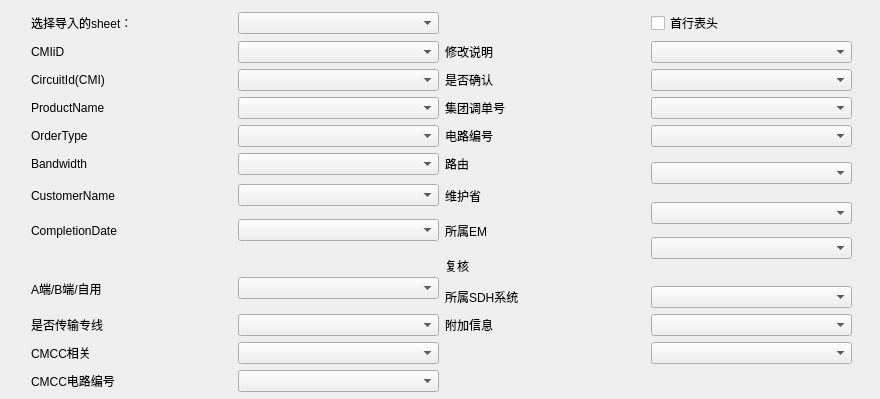
<?xml version="1.0" encoding="UTF-8"?>
<ui version="4.0">
 <class>ConfigImport</class>
 <widget class="QWidget" name="ConfigImport">
  <property name="geometry">
   <rect>
    <x>0</x>
    <y>0</y>
    <width>880</width>
    <height>399</height>
   </rect>
  </property>
  <property name="windowTitle">
   <string>Form</string>
  </property>
  <widget class="QWidget" name="">
   <property name="geometry">
    <rect>
     <x>31</x>
     <y>11</y>
     <width>821</width>
     <height>381</height>
    </rect>
   </property>
   <layout class="QGridLayout" name="gridLayout">
    <item row="0" column="0">
     <widget class="QLabel" name="label">
      <property name="text">
       <string>选择导入的sheet：</string>
      </property>
     </widget>
    </item>
    <item row="0" column="1">
     <widget class="QComboBox" name="comboBox"/>
    </item>
    <item row="1" column="0">
     <widget class="QLabel" name="label_2">
      <property name="text">
       <string>CMIiD</string>
      </property>
     </widget>
    </item>
    <item row="1" column="1">
     <widget class="QComboBox" name="comboBox_2"/>
    </item>
    <item row="1" column="2">
     <widget class="QLabel" name="label_12">
      <property name="text">
       <string>修改说明</string>
      </property>
     </widget>
    </item>
    <item row="1" column="4">
     <widget class="QComboBox" name="comboBox_11"/>
    </item>
    <item row="2" column="0">
     <widget class="QLabel" name="label_3">
      <property name="text">
       <string>CircuitId(CMI)</string>
      </property>
     </widget>
    </item>
    <item row="2" column="1">
     <widget class="QComboBox" name="comboBox_3"/>
    </item>
    <item row="2" column="2">
     <widget class="QLabel" name="label_10">
      <property name="text">
       <string>是否确认</string>
      </property>
     </widget>
    </item>
    <item row="2" column="4">
     <widget class="QComboBox" name="comboBox_12"/>
    </item>
    <item row="3" column="0">
     <widget class="QLabel" name="label_4">
      <property name="text">
       <string>ProductName</string>
      </property>
     </widget>
    </item>
    <item row="3" column="1">
     <widget class="QComboBox" name="comboBox_4"/>
    </item>
    <item row="3" column="2">
     <widget class="QLabel" name="label_13">
      <property name="text">
       <string>集团调单号</string>
      </property>
     </widget>
    </item>
    <item row="3" column="4">
     <widget class="QComboBox" name="comboBox_15"/>
    </item>
    <item row="4" column="0">
     <widget class="QLabel" name="label_5">
      <property name="text">
       <string>OrderType</string>
      </property>
     </widget>
    </item>
    <item row="4" column="1">
     <widget class="QComboBox" name="comboBox_5"/>
    </item>
    <item row="4" column="2">
     <widget class="QLabel" name="label_16">
      <property name="text">
       <string>电路编号</string>
      </property>
     </widget>
    </item>
    <item row="4" column="4">
     <widget class="QComboBox" name="comboBox_17"/>
    </item>
    <item row="5" column="0">
     <widget class="QLabel" name="label_6">
      <property name="text">
       <string>Bandwidth</string>
      </property>
     </widget>
    </item>
    <item row="5" column="1">
     <widget class="QComboBox" name="comboBox_6"/>
    </item>
    <item row="5" column="2">
     <widget class="QLabel" name="label_22">
      <property name="text">
       <string>路由</string>
      </property>
     </widget>
    </item>
    <item row="5" column="4" rowspan="2">
     <widget class="QComboBox" name="comboBox_16"/>
    </item>
    <item row="6" column="0" rowspan="2">
     <widget class="QLabel" name="label_7">
      <property name="text">
       <string>CustomerName</string>
      </property>
     </widget>
    </item>
    <item row="6" column="1" rowspan="2">
     <widget class="QComboBox" name="comboBox_7"/>
    </item>
    <item row="6" column="2" rowspan="2">
     <widget class="QLabel" name="label_18">
      <property name="text">
       <string>维护省</string>
      </property>
     </widget>
    </item>
    <item row="7" column="4" rowspan="2">
     <widget class="QComboBox" name="comboBox_21"/>
    </item>
    <item row="8" column="0" rowspan="2">
     <widget class="QLabel" name="label_8">
      <property name="text">
       <string>CompletionDate</string>
      </property>
     </widget>
    </item>
    <item row="8" column="1" rowspan="2">
     <widget class="QComboBox" name="comboBox_8"/>
    </item>
    <item row="8" column="2" rowspan="2">
     <widget class="QLabel" name="label_21">
      <property name="text">
       <string>所属EM</string>
      </property>
     </widget>
    </item>
    <item row="9" column="4" rowspan="2">
     <widget class="QComboBox" name="comboBox_20"/>
    </item>
    <item row="10" column="2" rowspan="2">
     <widget class="QLabel" name="label_19">
      <property name="text">
       <string>复核</string>
      </property>
     </widget>
    </item>
    <item row="11" column="0" rowspan="2">
     <widget class="QLabel" name="label_9">
      <property name="text">
       <string>A端/B端/自用</string>
      </property>
     </widget>
    </item>
    <item row="11" column="1" rowspan="2">
     <widget class="QComboBox" name="comboBox_10"/>
    </item>
    <item row="12" column="2">
     <widget class="QLabel" name="label_17">
      <property name="text">
       <string>所属SDH系统</string>
      </property>
     </widget>
    </item>
    <item row="12" column="4">
     <widget class="QComboBox" name="comboBox_18"/>
    </item>
    <item row="13" column="0">
     <widget class="QLabel" name="label_15">
      <property name="text">
       <string>是否传输专线</string>
      </property>
     </widget>
    </item>
    <item row="13" column="1">
     <widget class="QComboBox" name="comboBox_9"/>
    </item>
    <item row="13" column="2">
     <widget class="QLabel" name="label_20">
      <property name="text">
       <string>附加信息</string>
      </property>
     </widget>
    </item>
    <item row="13" column="4">
     <widget class="QComboBox" name="comboBox_19"/>
    </item>
    <item row="14" column="0">
     <widget class="QLabel" name="label_11">
      <property name="text">
       <string>CMCC相关</string>
      </property>
     </widget>
    </item>
    <item row="14" column="1">
     <widget class="QComboBox" name="comboBox_14"/>
    </item>
    <item row="14" column="4">
     <widget class="QComboBox" name="comboBox_22"/>
    </item>
    <item row="15" column="0">
     <widget class="QLabel" name="label_14">
      <property name="text">
       <string>CMCC电路编号</string>
      </property>
     </widget>
    </item>
    <item row="15" column="1">
     <widget class="QComboBox" name="comboBox_13"/>
    </item>
    <item row="0" column="4">
     <widget class="QCheckBox" name="checkBox">
      <property name="text">
       <string>首行表头</string>
      </property>
     </widget>
    </item>
   </layout>
  </widget>
 </widget>
 <resources/>
 <connections/>
</ui>
